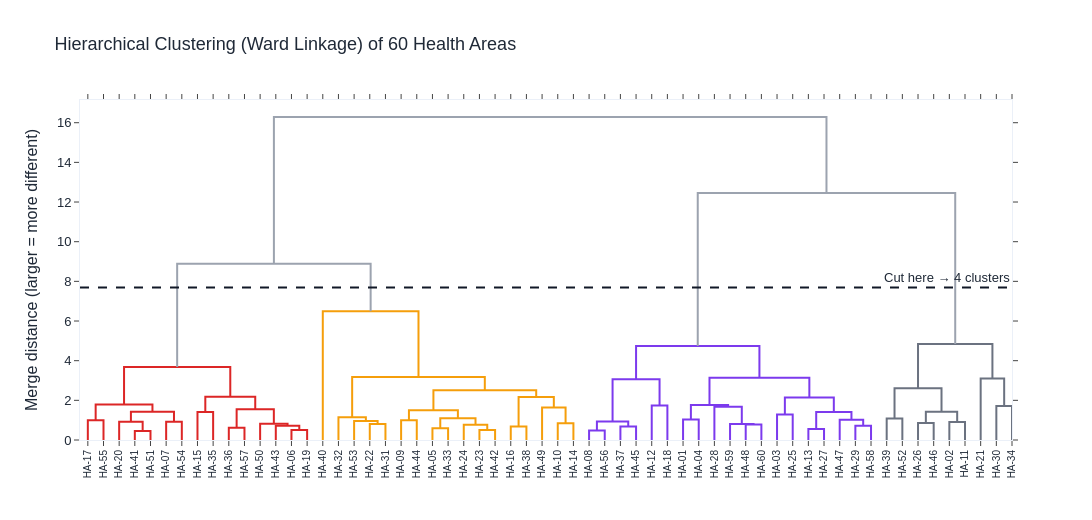

The notebook cell saved with this chart:
### Markdown cell above
## Step 6 — Hierarchical Clustering (Ward Linkage) and Comparison with K-means

Ward's method merges, at each step, the two groups whose union adds the least within-group spread, building a tree (dendrogram) of all 60 areas. Cutting the tree into four branches gives a second, independent clustering. Agreement with K-means is measured with the Adjusted Rand Index.

### Code cell
# Lesson 18 — Step 6: Hierarchical clustering (Ward) and comparison with K-means
import plotly.figure_factory as ff
from scipy.cluster.hierarchy import linkage, fcluster
from sklearn.metrics import adjusted_rand_score

# --- Build the merge tree: Ward linkage joins the two groups that add the least spread ---
Z = linkage(X_scaled, method="ward")
cut_height = (Z[-4, 2] + Z[-3, 2]) / 2            # a height that leaves exactly 4 branches
features["hier_id"] = fcluster(Z, t=4, criterion="maxclust")

# Name each hierarchical cluster after the K-means cluster most of its areas belong to
majority = features.groupby("hier_id")["cluster"].agg(lambda s: s.mode()[0])
features["hier_cluster"] = features["hier_id"].map(majority)

# --- Do the two methods agree? ---
agreement = adjusted_rand_score(features["cluster"], features["hier_id"])
print(f"Agreement between K-means and hierarchical clusters (Adjusted Rand Index): {agreement:.3f}")
print("(1 = identical groupings, 0 = no better than random)\n")

xtab = pd.crosstab(features["cluster"], features["hier_cluster"]).reindex(
    index=cluster_order, columns=cluster_order, fill_value=0)
print("K-MEANS (rows) vs HIERARCHICAL (columns):")
display(xtab)

diff = features.loc[features["hier_cluster"] != features["cluster"],
                    ["area", "cases", "cluster", "hier_cluster"] + feature_cols]
print(f"\nAREAS PLACED DIFFERENTLY BY THE TWO METHODS: {len(diff)}")
display(diff.rename(columns=labels))

# --- Interactive dendrogram, coloured with the same cluster colours as the rest of the lesson ---
fig = ff.create_dendrogram(X_scaled, labels=features["area"].tolist(),
                           linkagefun=lambda x: linkage(x, method="ward"))
leaf_x = dict(zip(fig.layout.xaxis.tickvals, fig.layout.xaxis.ticktext))
area_cluster = dict(zip(features["area"], features["hier_cluster"]))
for trace in fig.data:
    xs, ys = np.array(trace.x), np.array(trace.y)
    if ys.max() > cut_height:                                   # merges above the cut
        colour, name = "#9CA3AF", "Merged above the cut"
    else:                                                       # inside one cluster
        nearest = min(leaf_x, key=lambda v: abs(v - xs.mean()))
        name = area_cluster[leaf_x[nearest]]
        colour = CLUSTER_COLORS[name]
    trace.update(line=dict(color=colour, width=2), hovertemplate=f"{name}<extra></extra>")
fig.add_hline(y=cut_height, line_dash="dash", line_color="#111827",
              annotation_text="Cut here → 4 clusters", annotation_position="top right")
fig.update_layout(**HOUSE, title="Hierarchical Clustering (Ward Linkage) of 60 Health Areas",
                  height=520, width=1250, showlegend=False,
                  yaxis_title="Merge distance (larger = more different)")
fig.update_xaxes(tickangle=-90, tickfont=dict(size=10))
fig.show()

### Figure 1 — Plotly figure (JSON) as saved in the notebook; plotly's stock layout.template omitted (floating-point values rounded to 4 significant figures)
{"data": [{"hoverinfo": "text", "hovertemplate": "Early, intense surge<extra></extra>", "line": {"color": "#DC2626", "width": 2}, "marker": {"color": "rgb(61,153,112)"}, "mode": "lines", "type": "scatter", "x": [5.0, 5.0, 15.0, 15.0], "xaxis": "x", "y": [0.0, 0.9936, 0.9936, 0.0], "yaxis": "y"}, {"hoverinfo": "text", "hovertemplate": "Early, intense surge<extra></extra>", "line": {"color": "#DC2626", "width": 2}, "marker": {"color": "rgb(61,153,112)"}, "mode": "lines", "type": "scatter", "x": [35.0, 35.0, 45.0, 45.0], "xaxis": "x", "y": [0.0, 0.4571, 0.4571, 0.0], "yaxis": "y"}, {"hoverinfo": "text", "hovertemplate": "Early, intense surge<extra></extra>", "line": {"color": "#DC2626", "width": 2}, "marker": {"color": "rgb(61,153,112)"}, "mode": "lines", "type": "scatter", "x": [25.0, 25.0, 40.0, 40.0], "xaxis": "x", "y": [0.0, 0.9169, 0.9169, 0.4571], "yaxis": "y"}, {"hoverinfo": "text", "hovertemplate": "Early, intense surge<extra></extra>", "line": {"color": "#DC2626", "width": 2}, "marker": {"color": "rgb(61,153,112)"}, "mode": "lines", "type": "scatter", "x": [55.0, 55.0, 65.0, 65.0], "xaxis": "x", "y": [0.0, 0.9205, 0.9205, 0.0], "yaxis": "y"}, {"hoverinfo": "text", "hovertemplate": "Early, intense surge<extra></extra>", "line": {"color": "#DC2626", "width": 2}, "marker": {"color": "rgb(61,153,112)"}, "mode": "lines", "type": "scatter", "x": [32.5, 32.5, 60.0, 60.0], "xaxis": "x", "y": [0.9169, 1.426, 1.426, 0.9205], "yaxis": "y"}, {"hoverinfo": "text", "hovertemplate": "Early, intense surge<extra></extra>", "line": {"color": "#DC2626", "width": 2}, "marker": {"color": "rgb(61,153,112)"}, "mode": "lines", "type": "scatter", "x": [10.0, 10.0, 46.25, 46.25], "xaxis": "x", "y": [0.9936, 1.791, 1.791, 1.426], "yaxis": "y"}, {"hoverinfo": "text", "hovertemplate": "Early, intense surge<extra></extra>", "line": {"color": "#DC2626", "width": 2}, "marker": {"color": "rgb(61,153,112)"}, "mode": "lines", "type": "scatter", "x": [75.0, 75.0, 85.0, 85.0], "xaxis": "x", "y": [0.0, 1.407, 1.407, 0.0], "yaxis": "y"}, {"hoverinfo": "text", "hovertemplate": "Early, intense surge<extra></extra>", "line": {"color": "#DC2626", "width": 2}, "marker": {"color": "rgb(61,153,112)"}, "mode": "lines", "type": "scatter", "x": [95.0, 95.0, 105.0, 105.0], "xaxis": "x", "y": [0.0, 0.6161, 0.6161, 0.0], "yaxis": "y"}, {"hoverinfo": "text", "hovertemplate": "Early, intense surge<extra></extra>", "line": {"color": "#DC2626", "width": 2}, "marker": {"color": "rgb(61,153,112)"}, "mode": "lines", "type": "scatter", "x": [135.0, 135.0, 145.0, 145.0], "xaxis": "x", "y": [0.0, 0.5058, 0.5058, 0.0], "yaxis": "y"}, {"hoverinfo": "text", "hovertemplate": "Early, intense surge<extra></extra>", "line": {"color": "#DC2626", "width": 2}, "marker": {"color": "rgb(61,153,112)"}, "mode": "lines", "type": "scatter", "x": [125.0, 125.0, 140.0, 140.0], "xaxis": "x", "y": [0.0, 0.7142, 0.7142, 0.5058], "yaxis": "y"}, {"hoverinfo": "text", "hovertemplate": "Early, intense surge<extra></extra>", "line": {"color": "#DC2626", "width": 2}, "marker": {"color": "rgb(61,153,112)"}, "mode": "lines", "type": "scatter", "x": [115.0, 115.0, 132.5, 132.5], "xaxis": "x", "y": [0.0, 0.8235, 0.8235, 0.7142], "yaxis": "y"}, {"hoverinfo": "text", "hovertemplate": "Early, intense surge<extra></extra>", "line": {"color": "#DC2626", "width": 2}, "marker": {"color": "rgb(61,153,112)"}, "mode": "lines", "type": "scatter", "x": [100.0, 100.0, 123.8, 123.8], "xaxis": "x", "y": [0.6161, 1.555, 1.555, 0.8235], "yaxis": "y"}, {"hoverinfo": "text", "hovertemplate": "Early, intense surge<extra></extra>", "line": {"color": "#DC2626", "width": 2}, "marker": {"color": "rgb(61,153,112)"}, "mode": "lines", "type": "scatter", "x": [80.0, 80.0, 111.9, 111.9], "xaxis": "x", "y": [1.407, 2.183, 2.183, 1.555], "yaxis": "y"}, {"hoverinfo": "text", "hovertemplate": "Early, intense surge<extra></extra>", "line": {"color": "#DC2626", "width": 2}, "marker": {"color": "rgb(61,153,112)"}, "mode": "lines", "type": "scatter", "x": [28.12, 28.12, 95.94, 95.94], "xaxis": "x", "y": [1.791, 3.681, 3.681, 2.183], "yaxis": "y"}, {"hoverinfo": "text", "hovertemplate": "Mid-season sustained wave<extra></extra>", "line": {"color": "#F59E0B", "width": 2}, "marker": {"color": "rgb(61,153,112)"}, "mode": "lines", "type": "scatter", "x": [185.0, 185.0, 195.0, 195.0], "xaxis": "x", "y": [0.0, 0.8085, 0.8085, 0.0], "yaxis": "y"}, {"hoverinfo": "text", "hovertemplate": "Mid-season sustained wave<extra></extra>", "line": {"color": "#F59E0B", "width": 2}, "marker": {"color": "rgb(61,153,112)"}, "mode": "lines", "type": "scatter", "x": [175.0, 175.0, 190.0, 190.0], "xaxis": "x", "y": [0.0, 0.9565, 0.9565, 0.8085], "yaxis": "y"}, {"hoverinfo": "text", "hovertemplate": "Mid-season sustained wave<extra></extra>", "line": {"color": "#F59E0B", "width": 2}, "marker": {"color": "rgb(61,153,112)"}, "mode": "lines", "type": "scatter", "x": [165.0, 165.0, 182.5, 182.5], "xaxis": "x", "y": [0.0, 1.146, 1.146, 0.9565], "yaxis": "y"}, {"hoverinfo": "text", "hovertemplate": "Mid-season sustained wave<extra></extra>", "line": {"color": "#F59E0B", "width": 2}, "marker": {"color": "rgb(61,153,112)"}, "mode": "lines", "type": "scatter", "x": [205.0, 205.0, 215.0, 215.0], "xaxis": "x", "y": [0.0, 0.9929, 0.9929, 0.0], "yaxis": "y"}, {"hoverinfo": "text", "hovertemplate": "Mid-season sustained wave<extra></extra>", "line": {"color": "#F59E0B", "width": 2}, "marker": {"color": "rgb(61,153,112)"}, "mode": "lines", "type": "scatter", "x": [225.0, 225.0, 235.0, 235.0], "xaxis": "x", "y": [0.0, 0.5961, 0.5961, 0.0], "yaxis": "y"}, {"hoverinfo": "text", "hovertemplate": "Mid-season sustained wave<extra></extra>", "line": {"color": "#F59E0B", "width": 2}, "marker": {"color": "rgb(61,153,112)"}, "mode": "lines", "type": "scatter", "x": [255.0, 255.0, 265.0, 265.0], "xaxis": "x", "y": [0.0, 0.5048, 0.5048, 0.0], "yaxis": "y"}, {"hoverinfo": "text", "hovertemplate": "Mid-season sustained wave<extra></extra>", "line": {"color": "#F59E0B", "width": 2}, "marker": {"color": "rgb(61,153,112)"}, "mode": "lines", "type": "scatter", "x": [245.0, 245.0, 260.0, 260.0], "xaxis": "x", "y": [0.0, 0.7677, 0.7677, 0.5048], "yaxis": "y"}, {"hoverinfo": "text", "hovertemplate": "Mid-season sustained wave<extra></extra>", "line": {"color": "#F59E0B", "width": 2}, "marker": {"color": "rgb(61,153,112)"}, "mode": "lines", "type": "scatter", "x": [230.0, 230.0, 252.5, 252.5], "xaxis": "x", "y": [0.5961, 1.092, 1.092, 0.7677], "yaxis": "y"}, {"hoverinfo": "text", "hovertemplate": "Mid-season sustained wave<extra></extra>", "line": {"color": "#F59E0B", "width": 2}, "marker": {"color": "rgb(61,153,112)"}, "mode": "lines", "type": "scatter", "x": [210.0, 210.0, 241.2, 241.2], "xaxis": "x", "y": [0.9929, 1.502, 1.502, 1.092], "yaxis": "y"}, {"hoverinfo": "text", "hovertemplate": "Mid-season sustained wave<extra></extra>", "line": {"color": "#F59E0B", "width": 2}, "marker": {"color": "rgb(61,153,112)"}, "mode": "lines", "type": "scatter", "x": [275.0, 275.0, 285.0, 285.0], "xaxis": "x", "y": [0.0, 0.677, 0.677, 0.0], "yaxis": "y"}, {"hoverinfo": "text", "hovertemplate": "Mid-season sustained wave<extra></extra>", "line": {"color": "#F59E0B", "width": 2}, "marker": {"color": "rgb(61,153,112)"}, "mode": "lines", "type": "scatter", "x": [305.0, 305.0, 315.0, 315.0], "xaxis": "x", "y": [0.0, 0.8418, 0.8418, 0.0], "yaxis": "y"}, {"hoverinfo": "text", "hovertemplate": "Mid-season sustained wave<extra></extra>", "line": {"color": "#F59E0B", "width": 2}, "marker": {"color": "rgb(61,153,112)"}, "mode": "lines", "type": "scatter", "x": [295.0, 295.0, 310.0, 310.0], "xaxis": "x", "y": [0.0, 1.637, 1.637, 0.8418], "yaxis": "y"}, {"hoverinfo": "text", "hovertemplate": "Mid-season sustained wave<extra></extra>", "line": {"color": "#F59E0B", "width": 2}, "marker": {"color": "rgb(61,153,112)"}, "mode": "lines", "type": "scatter", "x": [280.0, 280.0, 302.5, 302.5], "xaxis": "x", "y": [0.677, 2.168, 2.168, 1.637], "yaxis": "y"}, {"hoverinfo": "text", "hovertemplate": "Mid-season sustained wave<extra></extra>", "line": {"color": "#F59E0B", "width": 2}, "marker": {"color": "rgb(61,153,112)"}, "mode": "lines", "type": "scatter", "x": [225.6, 225.6, 291.2, 291.2], "xaxis": "x", "y": [1.502, 2.511, 2.511, 2.168], "yaxis": "y"}, {"hoverinfo": "text", "hovertemplate": "Mid-season sustained wave<extra></extra>", "line": {"color": "#F59E0B", "width": 2}, "marker": {"color": "rgb(61,153,112)"}, "mode": "lines", "type": "scatter", "x": [173.8, 173.8, 258.4, 258.4], "xaxis": "x", "y": [1.146, 3.182, 3.182, 2.511], "yaxis": "y"}, {"hoverinfo": "text", "hovertemplate": "Mid-season sustained wave<extra></extra>", "line": {"color": "#F59E0B", "width": 2}, "marker": {"color": "rgb(61,153,112)"}, "mode": "lines", "type": "scatter", "x": [155.0, 155.0, 216.1, 216.1], "xaxis": "x", "y": [0.0, 6.497, 6.497, 3.182], "yaxis": "y"}, {"hoverinfo": "text", "hovertemplate": "Merged above the cut<extra></extra>", "line": {"color": "#9CA3AF", "width": 2}, "marker": {"color": "rgb(61,153,112)"}, "mode": "lines", "type": "scatter", "x": [62.03, 62.03, 185.5, 185.5], "xaxis": "x", "y": [3.681, 8.892, 8.892, 6.497], "yaxis": "y"}, {"hoverinfo": "text", "hovertemplate": "Late wave, older and more severe<extra></extra>", "line": {"color": "#7C3AED", "width": 2}, "marker": {"color": "rgb(255,65,54)"}, "mode": "lines", "type": "scatter", "x": [325.0, 325.0, 335.0, 335.0], "xaxis": "x", "y": [0.0, 0.4738, 0.4738, 0.0], "yaxis": "y"}, {"hoverinfo": "text", "hovertemplate": "Late wave, older and more severe<extra></extra>", "line": {"color": "#7C3AED", "width": 2}, "marker": {"color": "rgb(255,65,54)"}, "mode": "lines", "type": "scatter", "x": [345.0, 345.0, 355.0, 355.0], "xaxis": "x", "y": [0.0, 0.686, 0.686, 0.0], "yaxis": "y"}, {"hoverinfo": "text", "hovertemplate": "Late wave, older and more severe<extra></extra>", "line": {"color": "#7C3AED", "width": 2}, "marker": {"color": "rgb(255,65,54)"}, "mode": "lines", "type": "scatter", "x": [330.0, 330.0, 350.0, 350.0], "xaxis": "x", "y": [0.4738, 0.9341, 0.9341, 0.686], "yaxis": "y"}, {"hoverinfo": "text", "hovertemplate": "Late wave, older and more severe<extra></extra>", "line": {"color": "#7C3AED", "width": 2}, "marker": {"color": "rgb(255,65,54)"}, "mode": "lines", "type": "scatter", "x": [365.0, 365.0, 375.0, 375.0], "xaxis": "x", "y": [0.0, 1.745, 1.745, 0.0], "yaxis": "y"}, {"hoverinfo": "text", "hovertemplate": "Late wave, older and more severe<extra></extra>", "line": {"color": "#7C3AED", "width": 2}, "marker": {"color": "rgb(255,65,54)"}, "mode": "lines", "type": "scatter", "x": [340.0, 340.0, 370.0, 370.0], "xaxis": "x", "y": [0.9341, 3.063, 3.063, 1.745], "yaxis": "y"}, {"hoverinfo": "text", "hovertemplate": "Late wave, older and more severe<extra></extra>", "line": {"color": "#7C3AED", "width": 2}, "marker": {"color": "rgb(255,65,54)"}, "mode": "lines", "type": "scatter", "x": [385.0, 385.0, 395.0, 395.0], "xaxis": "x", "y": [0.0, 1.038, 1.038, 0.0], "yaxis": "y"}, {"hoverinfo": "text", "hovertemplate": "Late wave, older and more severe<extra></extra>", "line": {"color": "#7C3AED", "width": 2}, "marker": {"color": "rgb(255,65,54)"}, "mode": "lines", "type": "scatter", "x": [425.0, 425.0, 435.0, 435.0], "xaxis": "x", "y": [0.0, 0.7875, 0.7875, 0.0], "yaxis": "y"}, {"hoverinfo": "text", "hovertemplate": "Late wave, older and more severe<extra></extra>", "line": {"color": "#7C3AED", "width": 2}, "marker": {"color": "rgb(255,65,54)"}, "mode": "lines", "type": "scatter", "x": [415.0, 415.0, 430.0, 430.0], "xaxis": "x", "y": [0.0, 0.801, 0.801, 0.7875], "yaxis": "y"}, {"hoverinfo": "text", "hovertemplate": "Late wave, older and more severe<extra></extra>", "line": {"color": "#7C3AED", "width": 2}, "marker": {"color": "rgb(255,65,54)"}, "mode": "lines", "type": "scatter", "x": [405.0, 405.0, 422.5, 422.5], "xaxis": "x", "y": [0.0, 1.682, 1.682, 0.801], "yaxis": "y"}, {"hoverinfo": "text", "hovertemplate": "Late wave, older and more severe<extra></extra>", "line": {"color": "#7C3AED", "width": 2}, "marker": {"color": "rgb(255,65,54)"}, "mode": "lines", "type": "scatter", "x": [390.0, 390.0, 413.8, 413.8], "xaxis": "x", "y": [1.038, 1.768, 1.768, 1.682], "yaxis": "y"}, {"hoverinfo": "text", "hovertemplate": "Late wave, older and more severe<extra></extra>", "line": {"color": "#7C3AED", "width": 2}, "marker": {"color": "rgb(255,65,54)"}, "mode": "lines", "type": "scatter", "x": [445.0, 445.0, 455.0, 455.0], "xaxis": "x", "y": [0.0, 1.284, 1.284, 0.0], "yaxis": "y"}, {"hoverinfo": "text", "hovertemplate": "Late wave, older and more severe<extra></extra>", "line": {"color": "#7C3AED", "width": 2}, "marker": {"color": "rgb(255,65,54)"}, "mode": "lines", "type": "scatter", "x": [465.0, 465.0, 475.0, 475.0], "xaxis": "x", "y": [0.0, 0.5502, 0.5502, 0.0], "yaxis": "y"}, {"hoverinfo": "text", "hovertemplate": "Late wave, older and more severe<extra></extra>", "line": {"color": "#7C3AED", "width": 2}, "marker": {"color": "rgb(255,65,54)"}, "mode": "lines", "type": "scatter", "x": [495.0, 495.0, 505.0, 505.0], "xaxis": "x", "y": [0.0, 0.7183, 0.7183, 0.0], "yaxis": "y"}, {"hoverinfo": "text", "hovertemplate": "Late wave, older and more severe<extra></extra>", "line": {"color": "#7C3AED", "width": 2}, "marker": {"color": "rgb(255,65,54)"}, "mode": "lines", "type": "scatter", "x": [485.0, 485.0, 500.0, 500.0], "xaxis": "x", "y": [0.0, 1.018, 1.018, 0.7183], "yaxis": "y"}, {"hoverinfo": "text", "hovertemplate": "Late wave, older and more severe<extra></extra>", "line": {"color": "#7C3AED", "width": 2}, "marker": {"color": "rgb(255,65,54)"}, "mode": "lines", "type": "scatter", "x": [470.0, 470.0, 492.5, 492.5], "xaxis": "x", "y": [0.5502, 1.41, 1.41, 1.018], "yaxis": "y"}, {"hoverinfo": "text", "hovertemplate": "Late wave, older and more severe<extra></extra>", "line": {"color": "#7C3AED", "width": 2}, "marker": {"color": "rgb(255,65,54)"}, "mode": "lines", "type": "scatter", "x": [450.0, 450.0, 481.2, 481.2], "xaxis": "x", "y": [1.284, 2.138, 2.138, 1.41], "yaxis": "y"}, {"hoverinfo": "text", "hovertemplate": "Late wave, older and more severe<extra></extra>", "line": {"color": "#7C3AED", "width": 2}, "marker": {"color": "rgb(255,65,54)"}, "mode": "lines", "type": "scatter", "x": [401.9, 401.9, 465.6, 465.6], "xaxis": "x", "y": [1.768, 3.144, 3.144, 2.138], "yaxis": "y"}, {"hoverinfo": "text", "hovertemplate": "Late wave, older and more severe<extra></extra>", "line": {"color": "#7C3AED", "width": 2}, "marker": {"color": "rgb(255,65,54)"}, "mode": "lines", "type": "scatter", "x": [355.0, 355.0, 433.8, 433.8], "xaxis": "x", "y": [3.063, 4.734, 4.734, 3.144], "yaxis": "y"}, {"hoverinfo": "text", "hovertemplate": "Sporadic, prolonged low-level<extra></extra>", "line": {"color": "#6B7280", "width": 2}, "marker": {"color": "rgb(35,205,205)"}, "mode": "lines", "type": "scatter", "x": [515.0, 515.0, 525.0, 525.0], "xaxis": "x", "y": [0.0, 1.082, 1.082, 0.0], "yaxis": "y"}, {"hoverinfo": "text", "hovertemplate": "Sporadic, prolonged low-level<extra></extra>", "line": {"color": "#6B7280", "width": 2}, "marker": {"color": "rgb(35,205,205)"}, "mode": "lines", "type": "scatter", "x": [535.0, 535.0, 545.0, 545.0], "xaxis": "x", "y": [0.0, 0.8511, 0.8511, 0.0], "yaxis": "y"}, {"hoverinfo": "text", "hovertemplate": "Sporadic, prolonged low-level<extra></extra>", "line": {"color": "#6B7280", "width": 2}, "marker": {"color": "rgb(35,205,205)"}, "mode": "lines", "type": "scatter", "x": [555.0, 555.0, 565.0, 565.0], "xaxis": "x", "y": [0.0, 0.9029, 0.9029, 0.0], "yaxis": "y"}, {"hoverinfo": "text", "hovertemplate": "Sporadic, prolonged low-level<extra></extra>", "line": {"color": "#6B7280", "width": 2}, "marker": {"color": "rgb(35,205,205)"}, "mode": "lines", "type": "scatter", "x": [540.0, 540.0, 560.0, 560.0], "xaxis": "x", "y": [0.8511, 1.421, 1.421, 0.9029], "yaxis": "y"}, {"hoverinfo": "text", "hovertemplate": "Sporadic, prolonged low-level<extra></extra>", "line": {"color": "#6B7280", "width": 2}, "marker": {"color": "rgb(35,205,205)"}, "mode": "lines", "type": "scatter", "x": [520.0, 520.0, 550.0, 550.0], "xaxis": "x", "y": [1.082, 2.604, 2.604, 1.421], "yaxis": "y"}, {"hoverinfo": "text", "hovertemplate": "Sporadic, prolonged low-level<extra></extra>", "line": {"color": "#6B7280", "width": 2}, "marker": {"color": "rgb(35,205,205)"}, "mode": "lines", "type": "scatter", "x": [585.0, 585.0, 595.0, 595.0], "xaxis": "x", "y": [0.0, 1.719, 1.719, 0.0], "yaxis": "y"}, {"hoverinfo": "text", "hovertemplate": "Sporadic, prolonged low-level<extra></extra>", "line": {"color": "#6B7280", "width": 2}, "marker": {"color": "rgb(35,205,205)"}, "mode": "lines", "type": "scatter", "x": [575.0, 575.0, 590.0, 590.0], "xaxis": "x", "y": [0.0, 3.105, 3.105, 1.719], "yaxis": "y"}, {"hoverinfo": "text", "hovertemplate": "Sporadic, prolonged low-level<extra></extra>", "line": {"color": "#6B7280", "width": 2}, "marker": {"color": "rgb(35,205,205)"}, "mode": "lines", "type": "scatter", "x": [535.0, 535.0, 582.5, 582.5], "xaxis": "x", "y": [2.604, 4.843, 4.843, 3.105], "yaxis": "y"}, {"hoverinfo": "text", "hovertemplate": "Merged above the cut<extra></extra>", "line": {"color": "#9CA3AF", "width": 2}, "marker": {"color": "rgb(0,116,217)"}, "mode": "lines", "type": "scatter", "x": [394.4, 394.4, 558.8, 558.8], "xaxis": "x", "y": [4.734, 12.45, 12.45, 4.843], "yaxis": "y"}, {"hoverinfo": "text", "hovertemplate": "Merged above the cut<extra></extra>", "line": {"color": "#9CA3AF", "width": 2}, "marker": {"color": "rgb(0,116,217)"}, "mode": "lines", "type": "scatter", "x": [123.8, 123.8, 476.6, 476.6], "xaxis": "x", "y": [8.892, 16.29, 16.29, 12.45], "yaxis": "y"}], "layout": {"annotations": [{"showarrow": false, "text": "Cut here → 4 clusters", "x": 1, "xanchor": "right", "xref": "x domain", "y": 7.694, "yanchor": "bottom", "yref": "y"}], "autosize": false, "font": {"color": "#1F2937", "family": "Arial", "size": 13}, "height": 520, "hoverlabel": {"bgcolor": "white", "bordercolor": "#9CA3AF", "font": {"color": "#111827", "size": 12}}, "hovermode": "closest", "shapes": [{"line": {"color": "#111827", "dash": "dash"}, "type": "line", "x0": 0, "x1": 1, "xref": "x domain", "y0": 7.694, "y1": 7.694, "yref": "y"}], "showlegend": false, "title": {"text": "Hierarchical Clustering (Ward Linkage) of 60 Health Areas"}, "width": 1250, "xaxis": {"mirror": "allticks", "rangemode": "tozero", "showgrid": false, "showline": true, "showticklabels": true, "tickangle": -90, "tickfont": {"size": 10}, "tickmode": "array", "ticks": "outside", "ticktext": ["HA-17", "HA-55", "HA-20", "HA-41", "HA-51", "HA-07", "HA-54", "HA-15", "HA-35", "HA-36", "HA-57", "HA-50", "HA-43", "HA-06", "HA-19", "HA-40", "HA-32", "HA-53", "HA-22", "HA-31", "HA-09", "HA-44", "HA-05", "HA-33", "HA-24", "HA-23", "HA-42", "HA-16", "HA-38", "HA-49", "HA-10", "HA-14", "HA-08", "HA-56", "HA-37", "HA-45", "HA-12", "HA-18", "HA-01", "HA-04", "HA-28", "HA-59", "HA-48", "HA-60", "HA-03", "HA-25", "HA-13", "HA-27", "HA-47", "HA-29", "HA-58", "HA-39", "HA-52", "HA-26", "HA-46", "HA-02", "HA-11", "HA-21", "HA-30", "HA-34"], "tickvals": [5.0, 15.0, 25.0, 35.0, 45.0, 55.0, 65.0, 75.0, 85.0, 95.0, 105.0, 115.0, 125.0, 135.0, 145.0, 155.0, 165.0, 175.0, 185.0, 195.0, 205.0, 215.0, 225.0, 235.0, 245.0, 255.0, 265.0, 275.0, 285.0, 295.0, 305.0, 315.0, 325.0, 335.0, 345.0, 355.0, 365.0, 375.0, 385.0, 395.0, 405.0, 415.0, 425.0, 435.0, 445.0, 455.0, 465.0, 475.0, 485.0, 495.0, 505.0, 515.0, 525.0, 535.0, 545.0, 555.0, 565.0, 575.0, 585.0, 595.0], "type": "linear", "zeroline": false}, "yaxis": {"mirror": "allticks", "rangemode": "tozero", "showgrid": false, "showline": true, "showticklabels": true, "ticks": "outside", "title": {"text": "Merge distance (larger = more different)"}, "type": "linear", "zeroline": false}}}
